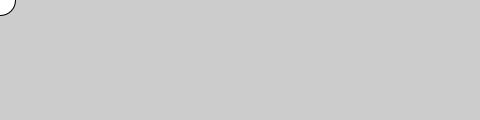
Frame 1 (no input)
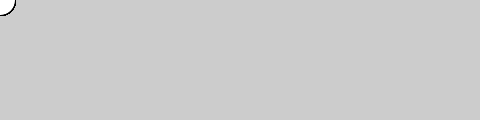
Frame 60 (the mouse pressed at the canvas centre just before this capture)
Frame 120 (the mouse held since frame 60 and released just before this capture): identical to frame 60, image omitted

The Processing sketch that drew these frames (run headless with seeded random() and noise(); from frame 60 on, the mouse is pressed at the canvas centre):

// Processing sketch: processing_89509
// ── processing_89509.pde

void setup(){
  size(480,120);
  smooth();
}

void draw(){
  //background(255);
  if (mousePressed){ //change the color when i click mouse
    fill(random(0,255),random(0,255),random(0,255),120);
  }
    else{
      ellipse(mouseX,mouseY,30,30);
    }
}
